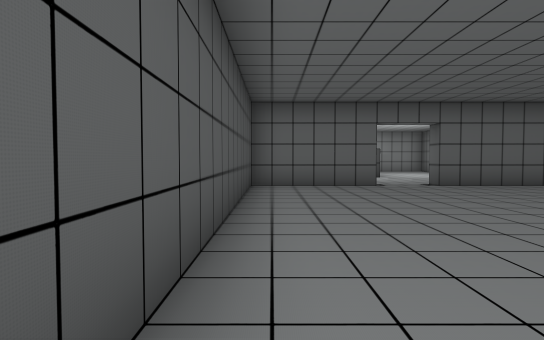
View 1 (above)

12 first-person views from a walk through a Unity game level. The camera is 1.3 m above the floor, tilts 2° down and sees 80° across. The floor is counted in squares, 2 m on a side. Each view is taken from the middle of a square. On the plan, view 1 faces up. The plan holds only what a view shows up to about 10 squares ahead; the rest is blank. Door leaves are left out, so doorways stand open.

View 2
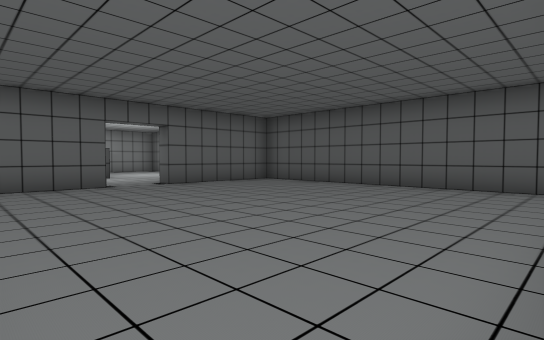

View 3
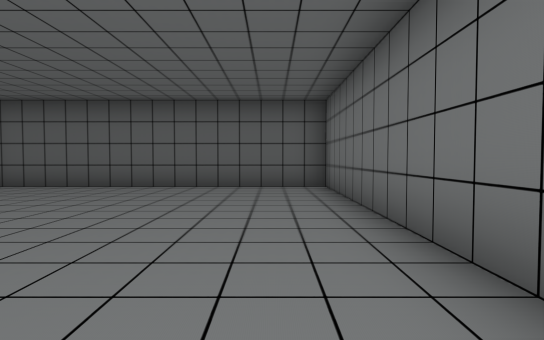

View 4
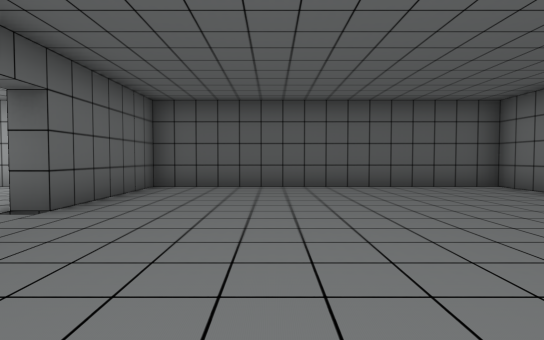

View 5
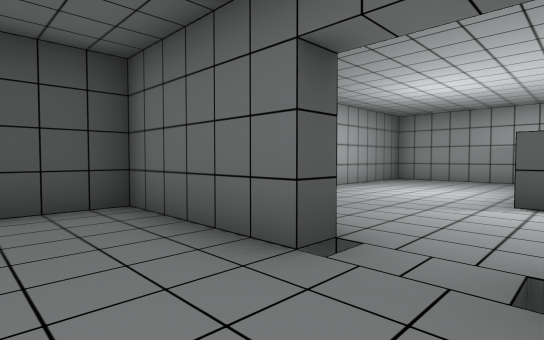

View 6
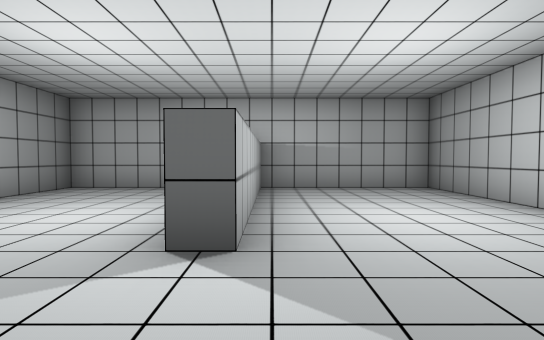

View 7
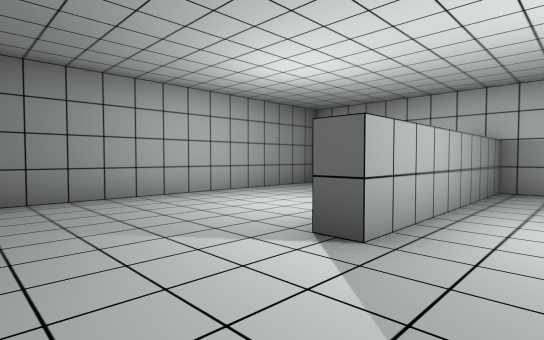

View 8
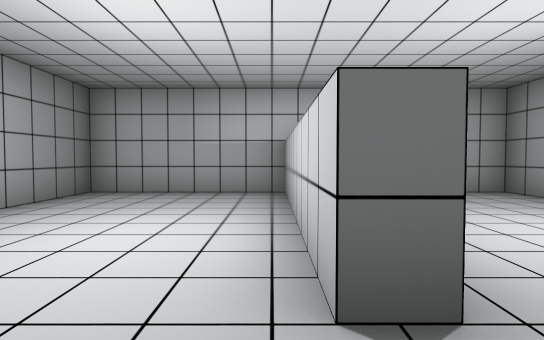

View 9
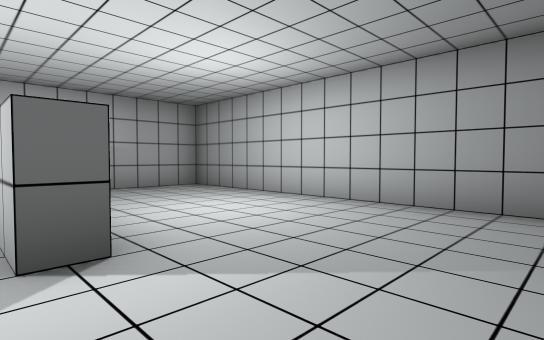

View 10
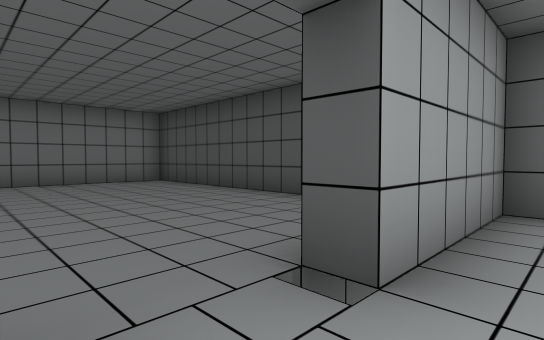

View 11
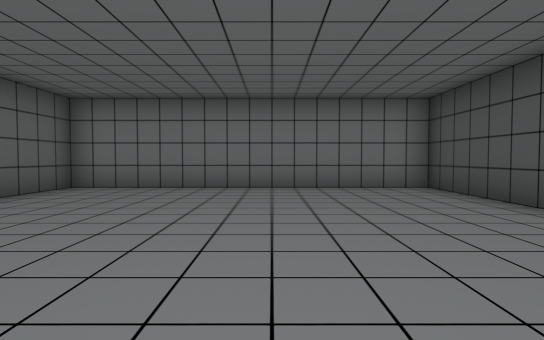

View 12
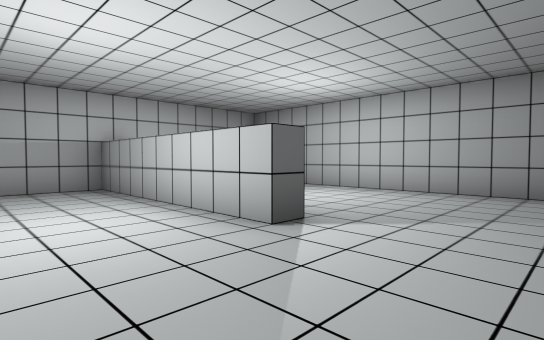

### Floor plan
Points are (right, up) in squares from view 1. A wall is a line through its corners. A room is listed if a view was taken in it or the views show most of it. See-through windows are left out.
Room 1 (views 1, 2, 3, 4, 5, 11)
walls: (2.5, 7.7) (-0.5, 7.7) (-0.5, -0.3) (7.5, -0.3) (7.5, 7.7) (4, 7.7)
ways out: open door at (3.5, 8) to room 2
Room 2 (views 6, 7, 8, 9, 10, 12)
walls: (7.5, 9.4) (7.5, 16.2) (3.8, 16.2) (3.8, 11.2) (3.3, 11.2) (3.3, 16.2) (-0.5, 16.2) (-0.5, 8.3) (2.5, 8.3)
ways out: open door at (3.5, 8) to room 1

Positions as (right, up) in squares from view 1, and headings:
1: (0, 0), facing up
2: (0, 0), facing up-right
3: (0, 1), facing right
4: (0, 5), facing right
5: (4, 6), facing up-left
6: (4, 9), facing up
7: (5, 9), facing up-left
8: (3, 10), facing up
9: (3, 9), facing up-right
10: (4, 9), facing down-left
11: (3, 7), facing down
12: (1, 9), facing up-right
